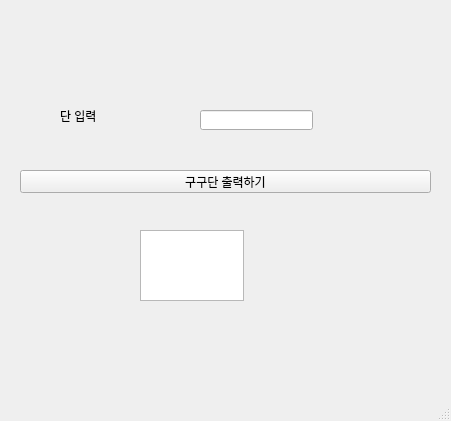
<?xml version="1.0" encoding="UTF-8"?>
<ui version="4.0">
 <class>MainWindow</class>
 <widget class="QMainWindow" name="MainWindow">
  <property name="geometry">
   <rect>
    <x>0</x>
    <y>0</y>
    <width>451</width>
    <height>421</height>
   </rect>
  </property>
  <property name="windowTitle">
   <string>MainWindow</string>
  </property>
  <widget class="QWidget" name="centralwidget">
   <widget class="QPushButton" name="pb">
    <property name="geometry">
     <rect>
      <x>20</x>
      <y>170</y>
      <width>411</width>
      <height>23</height>
     </rect>
    </property>
    <property name="text">
     <string>구구단 출력하기</string>
    </property>
   </widget>
   <widget class="QLineEdit" name="le">
    <property name="geometry">
     <rect>
      <x>200</x>
      <y>110</y>
      <width>113</width>
      <height>20</height>
     </rect>
    </property>
   </widget>
   <widget class="QTextEdit" name="te">
    <property name="geometry">
     <rect>
      <x>140</x>
      <y>230</y>
      <width>104</width>
      <height>71</height>
     </rect>
    </property>
   </widget>
   <widget class="QLabel" name="lbl">
    <property name="geometry">
     <rect>
      <x>60</x>
      <y>110</y>
      <width>56</width>
      <height>12</height>
     </rect>
    </property>
    <property name="text">
     <string>단 입력</string>
    </property>
   </widget>
  </widget>
  <widget class="QMenuBar" name="menubar">
   <property name="geometry">
    <rect>
     <x>0</x>
     <y>0</y>
     <width>451</width>
     <height>21</height>
    </rect>
   </property>
  </widget>
  <widget class="QStatusBar" name="statusbar"/>
 </widget>
 <resources/>
 <connections/>
</ui>
